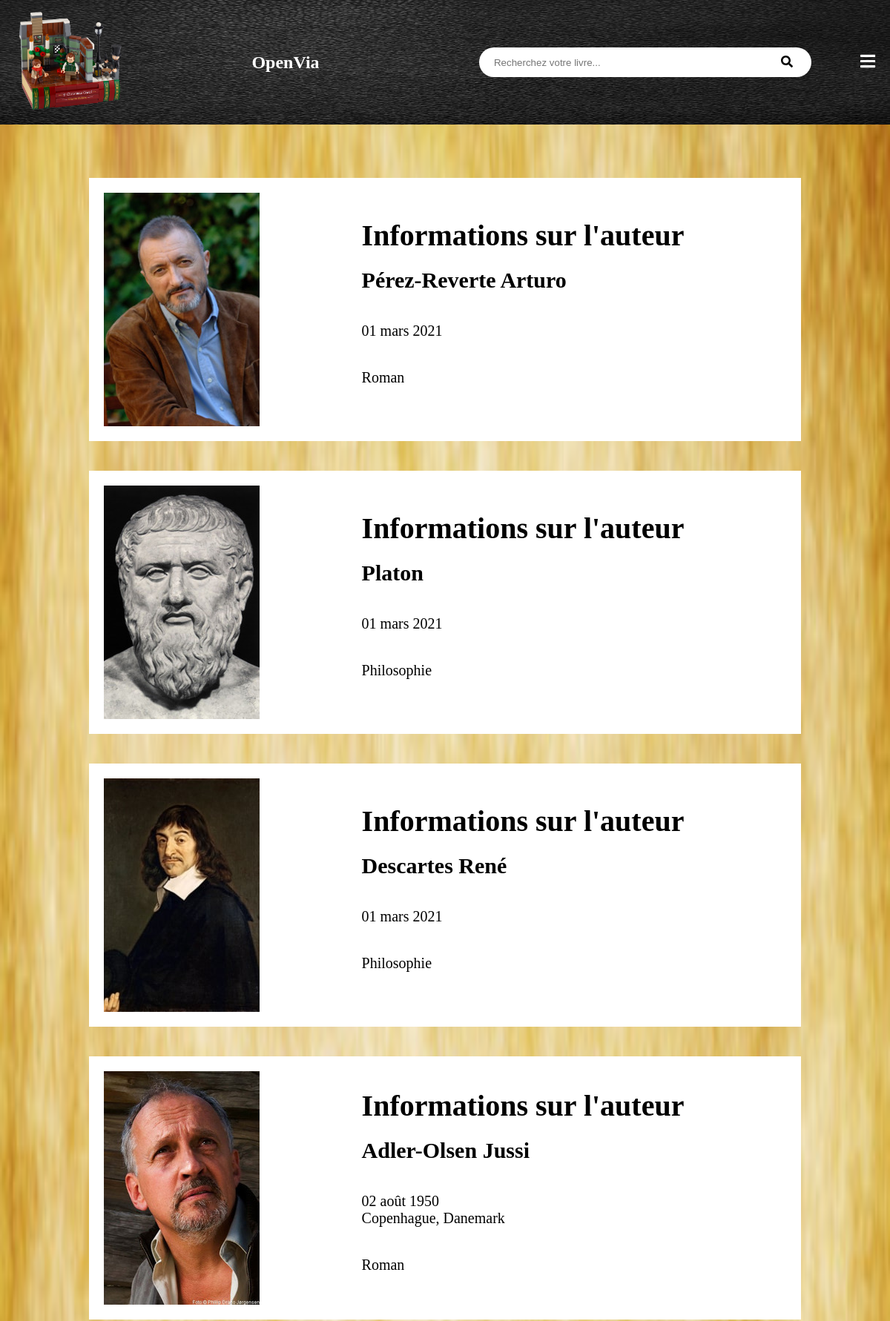
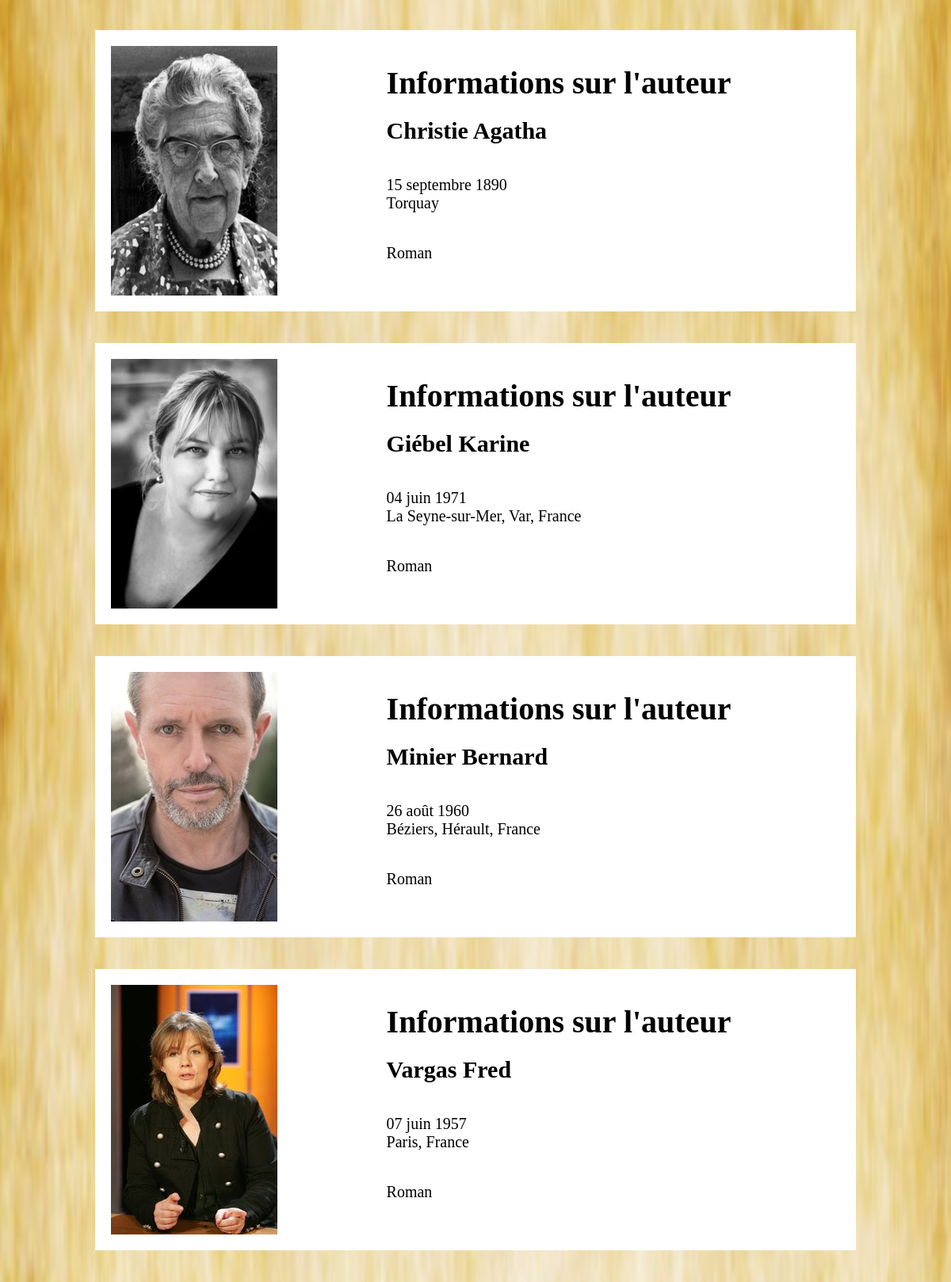
Page /auteur.php (upper part) on the committed database (2 pictures, top to bottom).
### tables this page shows
CREATE TABLE IF NOT EXISTS `personne` (
  `id` int(11) NOT NULL AUTO_INCREMENT,
  `nom` varchar(150) NOT NULL,
  `prenom` varchar(150) DEFAULT NULL,
  `date_naiss` date DEFAULT NULL,
  `ville_naiss` varchar(50) DEFAULT NULL,
  `biographie` mediumtext,
  PRIMARY KEY (`id`)
);

### bdd/listautreq.php (called while the page is built, shortened)
<?php
include('config.php');
$pdostate = $bdd->query('SELECT DISTINCT personne.*, genre.libelle AS genre FROM personne JOIN livre ON personne.id = livre.idPersonne JOIN genre ON livre.genre = genre.id;');
?>

### auteur.php (the view)
<?php
	require('bdd/listautreq.php');
	require('header/header.php');
	require("bbcode.php");
?>
<link rel="stylesheet" type="text/css" href="css/auteurstyle.css">
<main class="principal">
	<?php foreach ($pdostate as $ligne) {?>
	<?php
	$datefmt = new IntlDateFormatter('fr_FR', NULL, NULL, NULL, NULL, 'dd MMMM yyyy');
	$date1 = date_create($ligne['date_naiss']);
	$images = "img/Auteurs/".$ligne['id'].".jpg";?>
	<div class="position">
		<a href="Auteur/autlist.php?id=<?php echo $ligne['id'];?>">
			<div class="centre">
				<img src="<?php echo $images; ?>" alt="Portrait <?php echo bbcode(htmlspecialchars($ligne['nom'])) . " " . bbcode(htmlspecialchars($ligne['prenom']));?>">
				<div class="texte">
					<h1>Informations sur l'auteur</h1>
					<h2><?php echo bbcode(htmlspecialchars($ligne['nom'])) . " " . bbcode(htmlspecialchars($ligne['prenom']));?></h2>
					<h4><?php echo bbcode(htmlspecialchars($datefmt->format($date1))) ?> <br> <?php echo bbcode(htmlspecialchars($ligne['ville_naiss'])) ?></h4>
					<p><?php echo bbcode(htmlspecialchars($ligne['genre']))?></p>
				</div>
			</div>
		</a>
	</div>
	<?php }?>
</main>
<?php require ("Footer/footer.php");?>

### bbcode.php
<?php
function bbcode($t){
$t=str_replace("[/]", "<hr width=\"100%\" size=\"1\" />", $t);
$t=str_replace("[hr]", "<hr width=\"100%\" size=\"1\" />", $t);
$t=str_replace("[b]", "<strong>", $t);
$t=str_replace("[/b]", "</strong>", $t);
$t=str_replace("[i]", "<em>", $t);
$t=str_replace("[/i]", "</em>", $t);
$t=str_replace("[u]", "<u>", $t);
$t=str_replace("[/u]", "</u>", $t);
$t=str_replace("[list]", "<li>", $t);
$t=str_replace("[/list]", "</li>", $t);
$t=str_replace("[rl]", "<br>", $t);
$t=str_replace("[center]", "<div style=\"text-align: center\">", $t);
$t=str_replace("[/center]", "</div>", $t);
$t=str_replace("[right]", "<div style=\"text-align: right\">", $t);
$t=str_replace("[/right]", "</div>", $t);
$t=str_replace("[justify]", "<div style=\"text-align: justify\">", $t);
$t=str_replace("[/justify]", "</div>", $t);
return $t;
}
?>

### css/headerstyle.css (style rules this page uses)
* { margin: 0; padding: 0; text-decoration: none; outline: none; }
body { background-color: gray; }
h1,h2,h3,h4,h5,h6,dt,button { font-family: Eras Bold ITC; }
p,a,em,dd,li { font-family: Book Antiqua; }
.principal { max-width: 1600px; padding: 200px 0 70px 0; margin: 0 auto; }

### css/auteurstyle.css (style rules this page uses)
.position { background: white; width: 80%; margin: 40px auto; }
.position a { color: black; }
.centre { display: flex; align-items: center; padding: 20px; }
.centre img { transition: .3s; }
.texte { margin: 0 auto; font-size: 20px; }
.texte h1 { text-align: center; }
.texte h4 { font-weight: normal; }
.texte h2,.texte h4,.texte p { padding: 20px 0; }

### css/footerstyle.css (style rules this page uses)
* { margin: 0; padding:0; }

### rows in the picture
personne: shows a picture, nom "Pérez-Reverte Arturo 01 mars 2021 Roman"
personne: shows a picture, nom "Platon 01 mars 2021 Philosophie"
personne: shows a picture, nom "Descartes René 01 mars 2021 Philosophie"
personne: shows a picture, nom "Adler-Olsen Jussi 02 août 1950 Copenhague, Danemark Roman"
personne: shows a picture, nom "Christie Agatha 15 septembre 1890 Torquay Roman"
personne: shows a picture, nom "Giébel Karine 04 juin 1971 La Seyne-sur-Mer, Var, France Roman"
personne: shows a picture, nom "Minier Bernard 26 août 1960 Béziers, Hérault, France Roman"
personne: shows a picture, nom "Vargas Fred 07 juin 1957 Paris, France Roman"
